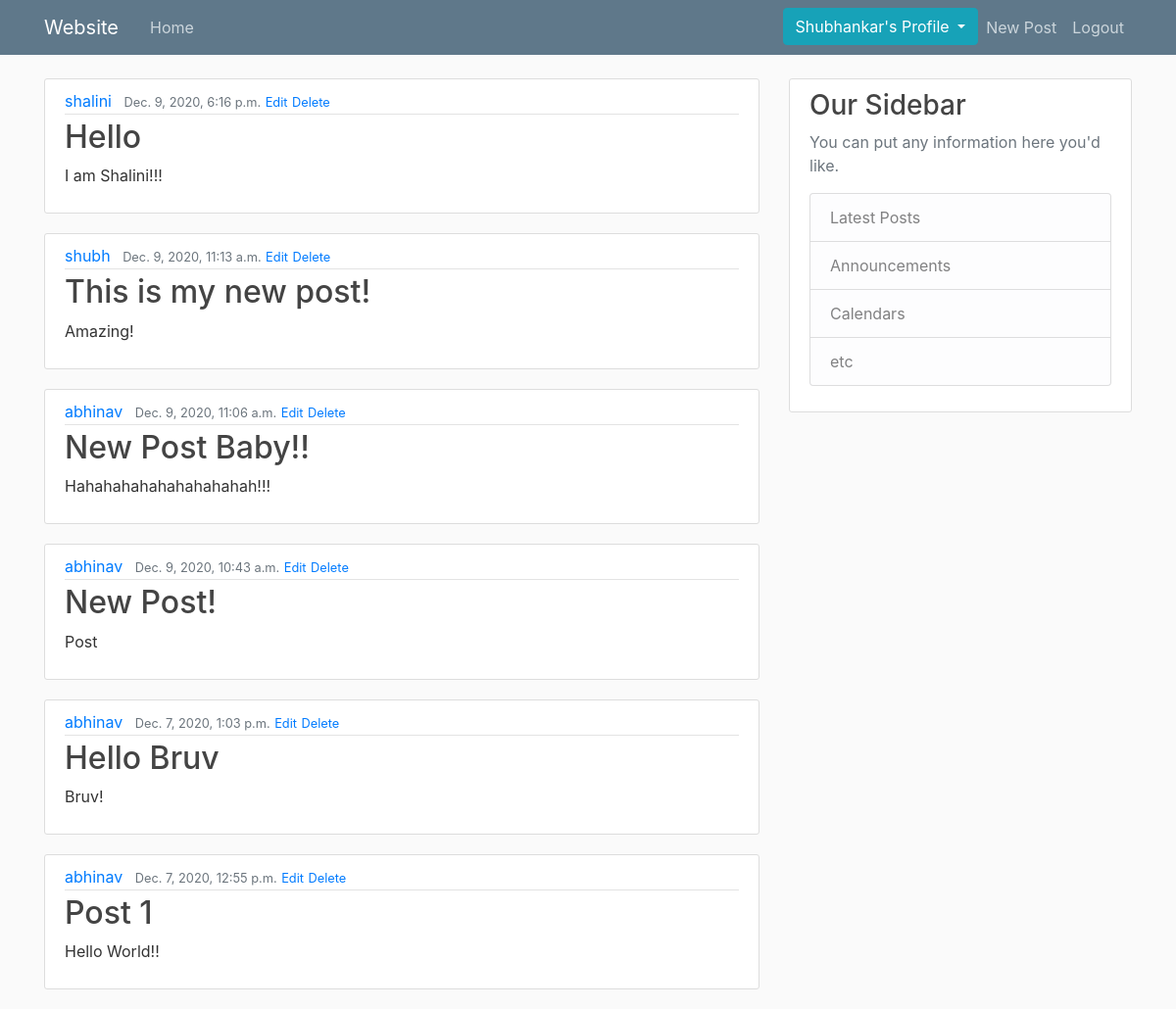
Screenshot of / (signed in) with the database file from the repository.
### blog/models.py (models this page shows, shortened)
class Post(models.Model):
	title = models.CharField(max_length = 250)
	author = models.ForeignKey(User, on_delete = models.CASCADE)
	body = models.TextField()
	date = models.DateTimeField(auto_now = True)
	header_image = models.ImageField(null = True, blank = True, upload_to = "images")

### blog/views.py (the view)
# urls.py: path('',homeview.as_view(), name = 'homepage'),
class homeview(ListView):
	model = Post
	template_name = 'home.html'
	ordering = ['-id']

### blog/templates/home.html
{% extends "base.html" %}
{% block content %}
	{% for post in object_list %}
		<article class="media content-section">
		  <div class="media-body">
		    <div class="article-metadata">
		      <a class="mr-2" href="#">{{ post.author }}</a>
		      <small class="text-muted">{{ post.date }}</small>
		        {% if user.is_authenticated %}
		      		<small><a href='{% url "updatepage" post.pk %}'>Edit</a></small>
		      	{% else %}
		      		<a></a>
		    	{% endif %}
		    	{% if user.is_authenticated %}
		      		<small><a href='{% url "deletepage" post.pk %}'>Delete</a></small>
		      	{% else %}
		      		<a></a>
		    	{% endif %}
		    </div>
		    <h2><a class="article-title" href="{% url 'detail' post.pk %}">{{ post.title }}</a></h2>
		    <p class="article-content">{{ post.body }}</p>
		  </div>
		</article>
	{% endfor %}
{% endblock %}

### blog/templates/base.html (shortened to what this page needs)
{% load static %}
<!DOCTYPE html>
<html>
<head>
    <link rel="stylesheet" href="https://maxcdn.bootstrapcdn.com/bootstrap/4.0.0/css/bootstrap.min.css">
    <link rel="stylesheet" type="text/css" href="{% static 'blog/css/main.css' %}">
</head>
<body>
	<header class="site-header">
	  <nav class="navbar navbar-expand-md navbar-dark bg-steel fixed-top">
	    <div class="container">
	      <a class="navbar-brand mr-4" href="/">Website</a>
	      <div class="collapse navbar-collapse" id="navbarToggle">
	        <div class="navbar-nav mr-auto">
	          <a class="nav-item nav-link" href="{% url 'homepage' %}">Home</a>
	        </div>
	        <div class="navbar-nav">
	        	{% if user.is_authenticated %}
						<div class="dropdown">
							  <button class="btn btn-info dropdown-toggle" type="button" id="dropdownMenuButton" data-toggle="dropdown" aria-haspopup="true" aria-expanded="false">
							    {{ user.first_name }}'s Profile
							  </button>
						</div>
		          <a class="nav-item nav-link" href = "{% url 'addpostpage' %}">New Post</a>
		          <a class="nav-item nav-link" href="{% url 'logout' %}">Logout</a>
		        {% else %}
		          <a class="nav-item nav-link" href="{% url 'login' %}">Login</a>
		          <a class="nav-item nav-link" href="{% url 'register' %}">Register</a>
	        	{% endif %}
	        </div>
	      </div>
	    </div>
	  </nav>
	</header>
	<main role="main" class="container">
	  <div class="row">
	    <div class="col-md-8">
	      {% block content %}{% endblock %}
	    </div>
	    <div class="col-md-4">
	      <div class="content-section">
	        <h3>Our Sidebar</h3>
	        <p class='text-muted'>You can put any information here you'd like.
	          <ul class="list-group">
	            <li class="list-group-item list-group-item-light">Latest Posts</li>
	            <li class="list-group-item list-group-item-light">Announcements</li>
	            <li class="list-group-item list-group-item-light">Calendars</li>
	            <li class="list-group-item list-group-item-light">etc</li>
	          </ul>
	        </p>
	      </div>
	    </div>
	  </div>
	</main>
</body>
</html>

### static/blog/css/main.css (style rules this page uses)
body { background: #fafafa; color: #333333; margin-top: 5rem; }
h1, h2, h3, h4, h5, h6 { color: #444444; }
ul { margin: 0; }
.bg-steel { background-color: #5f788a; }
.site-header .navbar-nav .nav-link { color: #cbd5db; }
.content-section { background: #ffffff; padding: 10px 20px; border: 1px solid #dddddd; border-radius: 3px; margin-bottom: 20px; word-wrap: break-word; }
.article-title { color: #444444; }
.article-content { white-space: pre-line; }
.article-metadata { padding-bottom: 1px; margin-bottom: 4px; border-bottom: 1px solid #e3e3e3 }

### rows the page displays
Post: author "shalini", date "Dec. 9, 2020, 6:16 p.m.", title "Hello", body "I am Shalini!!!"
Post: author "shubh", date "Dec. 9, 2020, 11:13 a.m.", title "This is my new post!", body "Amazing!"
Post: author "abhinav", date "Dec. 9, 2020, 11:06 a.m.", title "New Post Baby!!", body "Hahahahahahahahahahah!!!"
Post: author "abhinav", date "Dec. 9, 2020, 10:43 a.m.", title "New Post!", body "Post"
Post: author "abhinav", date "Dec. 7, 2020, 1:03 p.m.", title "Hello Bruv", body "Bruv!"
Post: author "abhinav", date "Dec. 7, 2020, 12:55 p.m.", title "Post 1", body "Hello World!!"

### other values shown
{{ user.first_name }} "Shubhankar"
